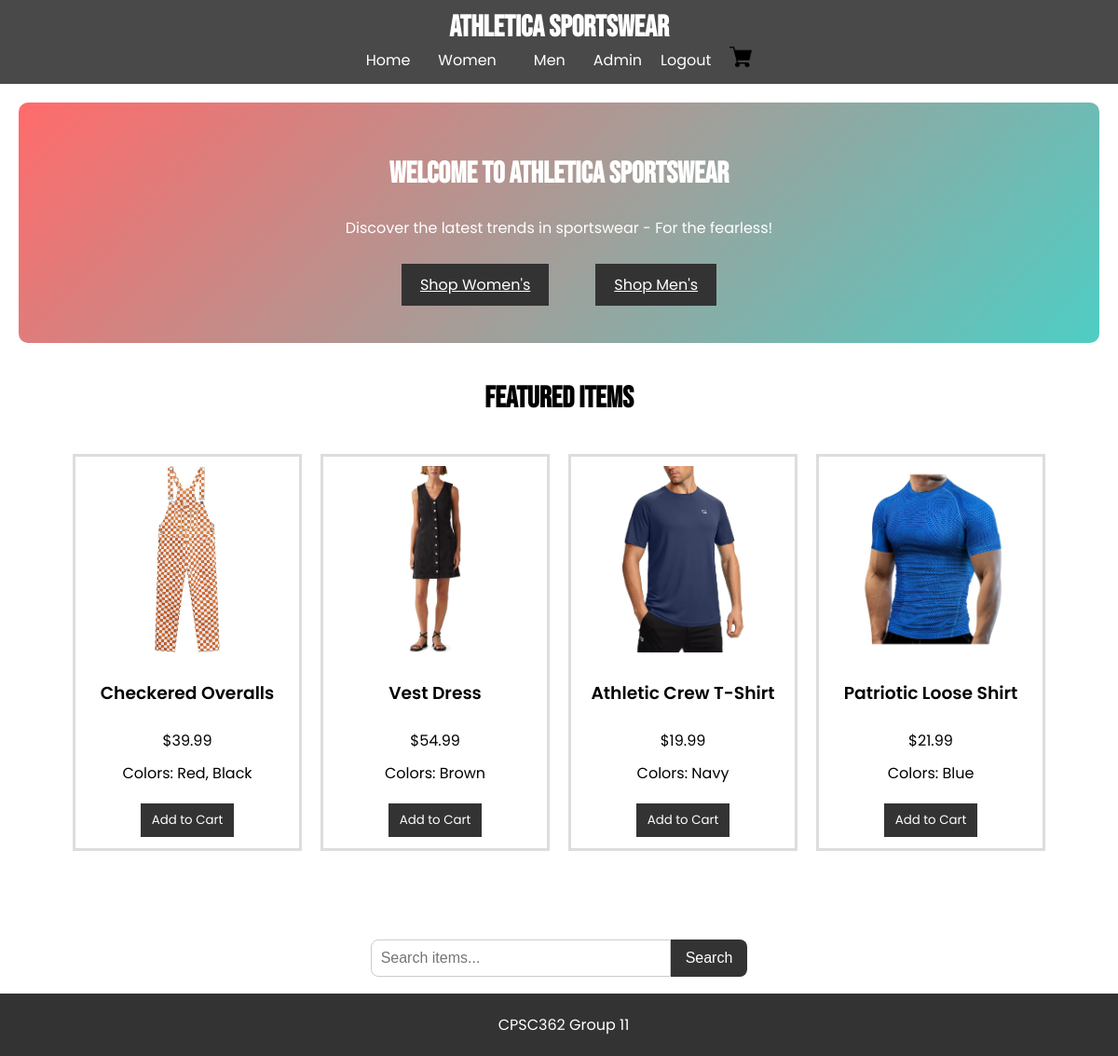
The page / (signed in) on the database its author committed.
### tables this page shows
CREATE TABLE items
                    (id TEXT PRIMARY KEY,
                    name TEXT NOT NULL,
                    category TEXT NOT NULL,
                    subcategory TEXT NOT NULL,
                    price REAL NOT NULL,
                    image TEXT,
                    color TEXT);

### app.py (the view)
@app.route('/')
def home():
    with sqlite3.connect(DB_PATH) as con:
        cur = con.cursor()
        cur.execute("SELECT * FROM items WHERE category = 'Women' LIMIT 2")
        women_items = cur.fetchall()
        cur.execute("SELECT * FROM items WHERE category = 'Men' LIMIT 2")
        men_items = cur.fetchall()
        featured_items = women_items + men_items
    return render_template("home.html", featured_items=featured_items)

### templates/home.html (shortened to what this page needs)
{% extends "base.html" %}
{% block content %}
    <section class="home">
        <h2>Welcome to Athletica Sportswear</h2>
        <p>Discover the latest trends in sportswear - For the fearless!</p>
        <div class="home-buttons">
            <a href="{{ url_for('women_clothing') }}" class="cta-button">Shop Women's</a>
            <a href="{{ url_for('men_clothing') }}" class="cta-button">Shop Men's</a>
        </div>
    </section>
    <section class="featured">
        <h2>Featured Items</h2>
        <div class="items">
            {% for item in featured_items %}
                <div class="item">
                    <img src="{{ url_for('static', filename='images/' + item[5]) }}" alt="{{ item[1] }}">
                    <h3>{{ item[1] }}</h3>
                    <p>${{ "%.2f" % item[4] }}</p>
                    <p class="colors">Colors: {{ item[6] }}</p>
                    <form method="POST" action="{{ url_for('add_to_cart') }}">
                        <button type="submit" class="add-to-cart">Add to Cart</button>
                    </form>
                </div>
            {% else %}
                <p>No featured items available.</p>
            {% endfor %}
        </div>
    </section>
{% endblock %}

### static/css/style.css (style rules this page uses)
body { font-family: 'Poppins', sans-serif; font-weight: 400; margin: 0; padding: 0; }
h2 { font-family: 'Bebas Neue', sans-serif; font-size: 2em; font-weight: 700; }
h3 { font-family: 'Poppins', sans-serif; font-weight: 600; }
form { margin: 10px 0; }
form input, form select, form button { margin: 5px 0; padding: 5px; }
.items { display: flex; margin-bottom: 40px; flex-wrap: wrap; gap: 20px; justify-content: center; padding: 20px; }
.item { border: .2em solid #ddd; padding: 10px; width: 220px; text-align: center; height: 400px; flex-direction: column; display: flex; }
.item p { font-family: 'Poppins', sans-serif; margin: 5px 0px; }
.item img { max-width: 100%; max-height: 200px; object-fit: contain; display: block; margin: 0 auto 10px auto; flex-shrink: 0; }
.add-to-cart { font-family: 'Poppins', sans-serif; background-color: #333; color: white; border: none; padding: 8px 12px; cursor: pointer; margin-bottom: 10px; }
.home { background: linear-gradient(135deg, #ff6b6b, #4ecdc4); color: white; text-align: center; padding: 30px 10px; border-radius: 10px; margin-bottom: 10px; }
.home-buttons { display: flex; justify-content: center; gap: 40px; }
.cta-button { font-family: 'Poppins', sans-serif; text-align: right; background-color: #333; color: white; border: none; padding: 10px 20px; margin: 10px 5px; cursor: pointer; float: right; }
.featured { margin: 40px 0; }
.featured h2 { text-align: center; margin-bottom: 20px; }

### rows shown on the page
items: image (picture), name "Checkered Overalls", price "39.99", color "Red, Black"
items: image (picture), name "Vest Dress", price "54.99", color "Brown"
items: image (picture), name "Athletic Crew T-Shirt", price "19.99", color "Navy"
items: image (picture), name "Patriotic Loose Shirt", price "21.99", color "Blue"
